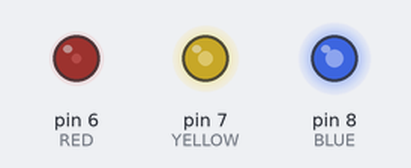
Recording of a sketch running on a simulated Arduino Uno, built with avr-gcc and run on an emulated ATmega328P. On the bench: output pins drawn as LEDs (lit = HIGH).

Above: at 0.05 s.
At 1.85 s:
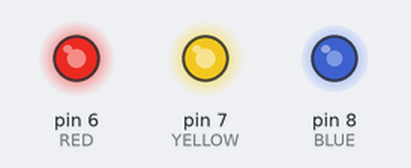
At 3.7 s:
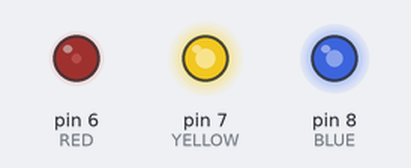
At 7.4 s:
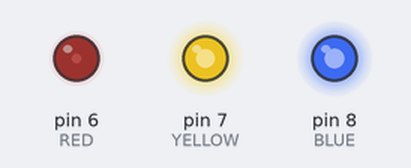
At 10.95 s:
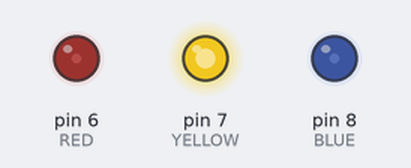
At 14.75 s:
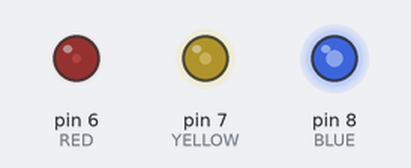
Timing chart, 0 to 19.2 s (numbered marks = the images above):
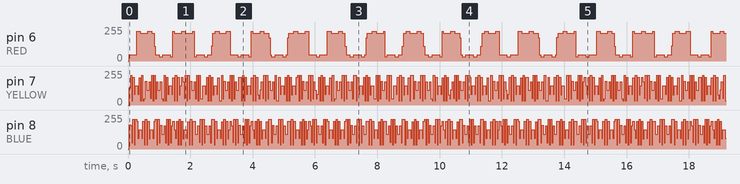

Measured:
- by itself, pin 6 (RED), pin 7 (YELLOW), pin 8 (BLUE): moves between 31/255 and 224/255, repeating every 14.8 s

The sketch:

4_TaskPriorities.ino
```cpp
#include <Arduino_FreeRTOS.h>

#define RED     6
#define BLUE    8
#define YELLOW  7

typedef int TaskProfiler;

TaskProfiler RedLEDProfiler;
TaskProfiler YellowLEDProfiler;
TaskProfiler BlueLEDProfiler;

void setup()
{
  xTaskCreate(redLedControllerTask,"RED LED Task",100,NULL,3,NULL);
  xTaskCreate(blueLedControllerTask,"BLUE LED Task", 100, NULL,2,NULL);
  xTaskCreate(yellowLedControllerTask,"YELLOW LED Task", 100, NULL,3,NULL);
}


void redLedControllerTask(void *pvParameters)
{
  pinMode(RED,OUTPUT);
  while(1)
  {
   digitalWrite(RED,digitalRead(RED)^1);
  }
}

void blueLedControllerTask(void *pvParameters)
{
  pinMode(BLUE,OUTPUT);
  while(1)
  {
   digitalWrite(BLUE,digitalRead(BLUE)^1);
  }
}

void yellowLedControllerTask(void *pvParameters)
{
  pinMode(YELLOW,OUTPUT);
  while(1)
  {
    digitalWrite(YELLOW,digitalRead(YELLOW)^1);
  }
}

void loop(){}
```
